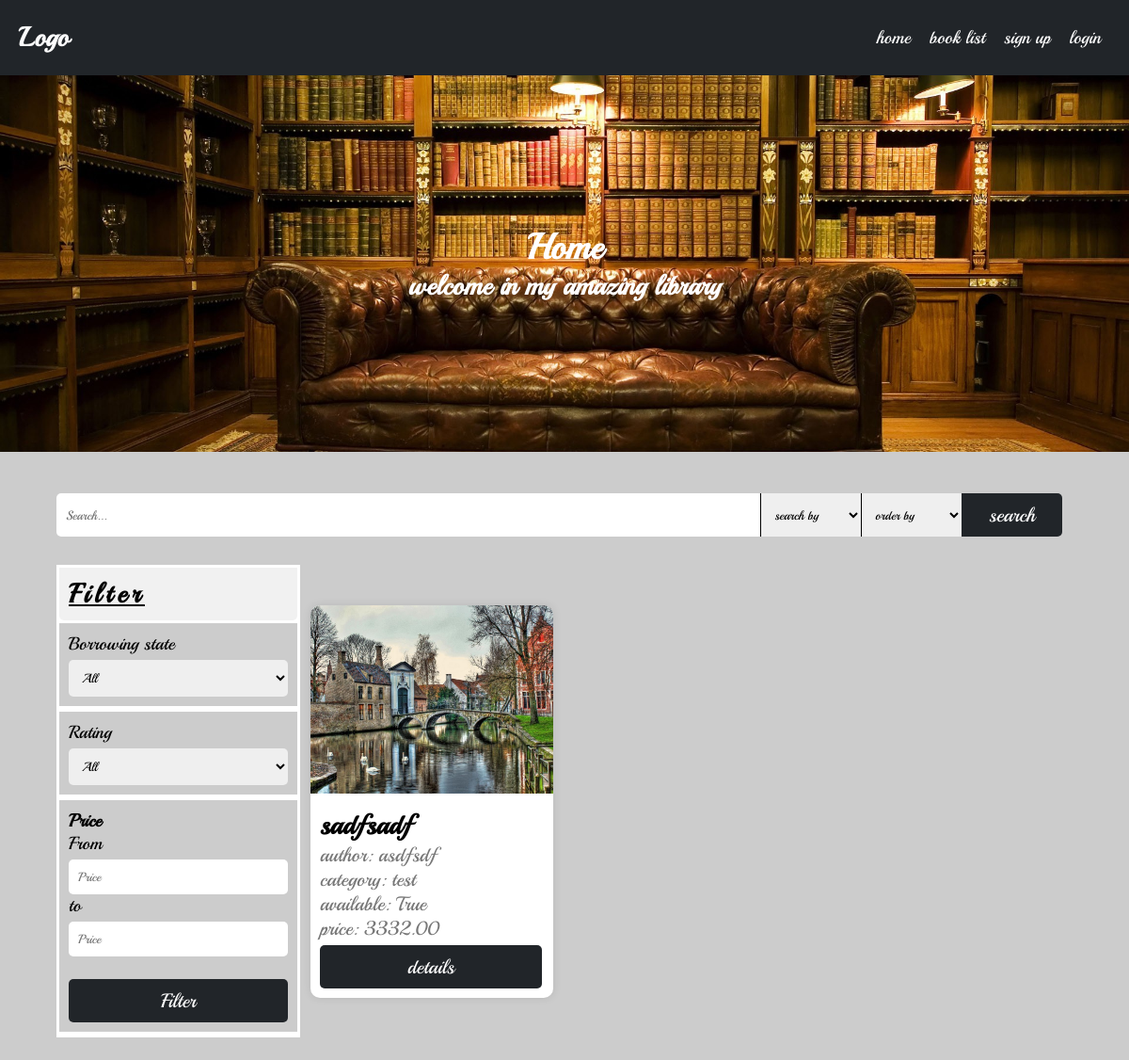
Page /books/list/ on the committed database.
### books/models.py (models this page shows, shortened)
class Book(BasicModel):
    uploaded_by = models.ForeignKey(User, on_delete=models.CASCADE, related_name='books')
    category = models.ForeignKey(Category, on_delete=models.CASCADE, related_name='books')
    viewers = models.ManyToManyField(User, through=Viewers, related_name='viewed_books')
    title = models.CharField(max_length=100)
    author = models.CharField(max_length=100)
    price = models.DecimalField(max_digits=10, decimal_places=2)
    description = models.TextField()
    borrower = models.ForeignKey(User, on_delete=models.SET_NULL, related_name='borrowed_books', null=True, blank=True)
    objects = BookManager()
    @property
    def is_borrowed(self):
        return self.borrower is not None
    class Meta:
        verbose_name = 'Book'
        verbose_name_plural = 'Books'

class BookImage(BasicModel):
    image = models.ImageField(upload_to=book_cover_path, null=True, blank=True)
    book = models.OneToOneField(Book, on_delete=models.CASCADE, related_name='image', null=True, blank=True)
    class Meta:
        verbose_name = 'Book Image'
        verbose_name_plural = 'Book Images'
    @property
    def url(self):
        return self.image.url

### categories/models.py (models this page shows, shortened)
class Category(BasicModel):
    title = models.CharField(max_length=100)
    user = models.ForeignKey(User, on_delete=models.SET_NULL, related_name='categories',null=True, blank=True)
    class Meta:
        verbose_name = 'Category'
        verbose_name_plural = 'Categories'
    def __str__(self):
        return self.title

### books/views.py (the view, shortened to what this page needs)
# urls.py: path('list/', views.BookListView.as_view(), name='book_list'),
class BookListView(ListView):
    queryset = Book.objects.active()
    context_object_name = 'books'
    def get_queryset(self):
        queryset = self.queryset
        queryset = self.apply_search(queryset)
        queryset = self.apply_filter(queryset)
        queryset = self.apply_ordering(queryset)
        return queryset
    def apply_ordering(self, queryset):
        ordering = self.request.GET.get('order_by', '?')
        if ordering == 'price_desc':
            queryset = queryset.order_by('-price')
        elif ordering == 'price_acs':
            queryset = queryset.order_by('price')
        elif ordering == 'rating_desc':
            queryset = queryset.annotate(avg_rating=Avg('ratings__rating')).order_by('-avg_rating')
        elif ordering == 'rating_acs':
            queryset = queryset.annotate(avg_rating=Avg('ratings__rating')).order_by('avg_rating')
        elif ordering == 'views_desc':
            queryset = queryset.annotate(total_views=Sum('user_viewers__count')).order_by('-total_views')
        elif ordering == 'views_acs':
            queryset = queryset.annotate(total_views=Sum('user_viewers__count')).order_by('total_views')
        elif ordering == 'time_desc':
            queryset = queryset.order_by('-created_at')
        elif ordering == 'time_acs':
            queryset = queryset.order_by('created_at')
        else:
            queryset = queryset.order_by('?')
        return queryset
    def apply_search(self, queryset):
        q = self.request.GET.get('q', '')
        search_by = self.request.GET.get('search_by', 'all')
        if not q:
            return queryset
    def apply_filter(self, queryset):
        available = self.request.GET.get('available', '')
        rating = self.request.GET.get('rating', '')
        price_from = self.request.GET.get('price_from', 0)
        price_to = self.request.GET.get('price_to', 100000000000000000000)
        if available != '' and available:
            queryset = queryset.filter(borrower=None)
        if rating != '' and int(rating) > 0:
            queryset = queryset.annotate(avg_rating=Avg('ratings__rating')).filter(avg_rating=rating)
        if price_from < price_to:
            queryset = queryset.filter(price__range=(price_from, price_to))
        return queryset
    def get_context_data(self, **kwargs):
        context = super().get_context_data(**kwargs)
        context['q'] = self.request.GET.get('q', '')
        context['search_by'] = self.request.GET.get('search_by', 'all')
        context['available'] = self.request.GET.get('available', '')
        context['rating'] = int(self.request.GET.get('rating', 0))
        context['price_from'] = self.request.GET.get('price_from', '')
        context['price_to'] = self.request.GET.get('price_to', '')
        context['order_by'] = self.request.GET.get('order_by', '')
        return context

### books/templatetags/custom_filters.py (called while the page is built)
@register.filter(name='not')
def not_gate(value):
    return not value

@register.filter(name='my_range')
def my_range(value):
    return range(1, value + 1)

### templates/books/book_list.html (shortened to what this page needs)
{% extends "base.html" %}
{% load custom_filters %}
{% load static %}
{% block content %}
<div class="container">
    <div class="row">
        <form class="col-12 search-box">
            <input name="q"  placeholder="Search..." type="search" id="search" value="{{q}}">
            <select name="search_by" id="search_by">
                <option value="all" {% if search_by == 'all' %} selected {% endif %}>search by</option>
            </select>
             <select name="order_by" id="order_by">
                <option value="all" {% if order_by == 'all' %} selected {% endif %}>order by</option>
            </select>
            <button class="btn-1 btn-dark"> search</button>
        </form>
    </div>
    <div class="row" >
        <div class="col-3 filter-box-parent">
            <h3 class="header">Filter</h3>
            <div class="filter-box w-100">
                <form id="filter_form" class="form">
                        <div class="input-container">
                            <label for="available">Borrowing state</label>
                            <select name="available" id="available" class="form-control" class="input">
                                <option value="">All</option>
                            </select>
                        </div>
                        <div class="input-container">
                            <label for="rating">Rating</label>
                            <select name="rating" id="rating" class="form-control" class="input">
                                <option value="0">All</option>
                            </select>
                        </div>
                        <div class="input-container">
                            <h4>Price</h4>
                            <label for="price_from">From</label>
                            <input type="number" name="price_from" id="price_from" class="form-control" placeholder="Price" class="input" value="{{price_from}}" min="0">
                            <label for="price_to">to</label>
                            <input type="number" name="price_to" id="price_to" class="form-control" placeholder="Price" class="input" value="{{price_to}}" min="0">
                            <button class="btn-6 btn-dark" style="margin-top: 24px">Filter</button>
                        </div>
                </form>
            </div>
        </div>
        <div class="col-9">
            <div class="row " id="book_list_user">
            {% for book in books %}
            <div class="col-12 col-sm-6 col-md-4">
                <div class="card">
                    <img src={{book.image.url}} alt="book image">
                    <div class="card-body">
                        <h2 class="card-title">{{book.title}}</h2>
                        <span>author: {{book.author}}</span>
                        <span>category: {{book.category}}</span>
                        <span>available: {{book.is_borrowed|not}}</span>
                        <span>price: {{book.price}}</span>
                        <div class="row w-100">
                            <div class="col-12 text-center">
                                <button class="btn-6 btn-dark" onclick="urlRedirect(`{% url 'book_details' book.slug %}`)">
                                    details
                                </button>
                            </div>
                        </div>
                    </div>
                </div>
            </div>
            {% endfor %}
        </div>
            </div>
    </div>
</div>
{% endblock %}

### static/assets/css/utilities.css (style rules this page uses)
:root { font-size: 19px; }
* { box-sizing: border-box; margin: 0; padding: 0; font-family: Playball, cursive; }
body { padding-top: 80px; background-color: #ccc; min-height: 100dvh; }
.container { width: 90%; display: flex; justify-content: center; align-items: center; flex-direction: column; gap: 20px; margin: 2% auto; }
.container .row { width: 100%; display: flex; justify-content: flex-start; align-items: center; flex-direction: row; row-gap: 20px; column-gap: 1%; flex-wrap: wrap; }
.container .row .col-3 { width: calc(8.3333333333% * 3 - 1%); }
.container .row .col-9 { width: calc(8.3333333333% * 9 - 1%); }
.container .row .col-12 { width: calc(8.3333333333% * 12 - 1%); }
@media screen and (min-width: 768px) { .container .row .col-sm-6 { width: calc(8.3333333333% * 6 - 1%); } }
@media screen and (min-width: 992px) { .container .row .col-md-4 { width: calc(8.3333333333% * 4 - 1%); } }
.w-100 { width: 100% !important; }
.form { width: 100%; padding: 15px; display: flex; justify-content: center; align-items: center; flex-direction: column; gap: 10px; background-color: #ccc; }
.form .input-container { display: flex; flex-direction: column; width: 100%; }
.form .input-container input, .form .input-container textarea, .form .input-container select { width: 100%; padding: 10px; border: none; border-radius: 5px; margin-top: 5px; outline: none; }
.btn-1 { width: calc(16.6666666667% * 1); padding: 10px; border: none; border-radius: 5px; margin-top: 5px; outline: none; cursor: pointer; font-size: 1.1rem; }
.btn-6 { width: calc(16.6666666667% * 6); padding: 10px; border: none; border-radius: 5px; margin-top: 5px; outline: none; cursor: pointer; font-size: 1.1rem; }
.btn-dark { background-color: #212529; color: white; }
.search-box { width: 100%; padding: 10px 0; border: none; border-radius: 5px; margin-top: 5px; display: flex; justify-content: center; }
.search-box > input { width: 70%; padding: 10px; border: none; border-radius: 5px 0 0 5px; margin-top: 5px; }
.search-box > select { width: 10%; padding: 10px; border: none; margin-top: 5px; outline: none; border-left: 1px solid black; cursor: pointer; }
.search-box > button { border-radius: 0 5px 5px 0; width: 10%; }
.card { background-color: white; border-radius: 10px; box-shadow: 0 0 10px rgba(0, 0, 0, 0.1); }
.card > img { width: 100%; object-fit: cover; border-radius: 10px 10px 0 0; height: 200px; }
.card > .card-body { padding: 10px; display: flex; justify-content: center; align-items: start; flex-direction: column; }
.card > .card-body > h2 { font-weight: bold; }
.card > .card-body > span { font-size: 1.1rem; color: #777; font-weight: 500; }
.text-center { text-align: center; }
.filter-box-parent { height: max-content; background-color: white; position: sticky; top: 100px; align-self: flex-start; border: 3px solid white; }
.filter-box-parent .header { padding: 10px; background-color: #f1f1f1; font-weight: bold; border-bottom-left-radius: 5px; border-bottom-right-radius: 5px; font-size: 1.5rem; text-decoration: underline; letter-spacing: 5px; }
.filter-box-parent .form { padding: 0; gap: 0; }
.filter-box-parent .form .input-container { border-top: 3px solid white; border-bottom: 3px solid white; width: 100%; padding: 10px; }

### rows in the picture
Book: image (picture), title "sadfsadf", author "asdfsdf", category "test", is_borrowed|not "True", price "3332.00"
